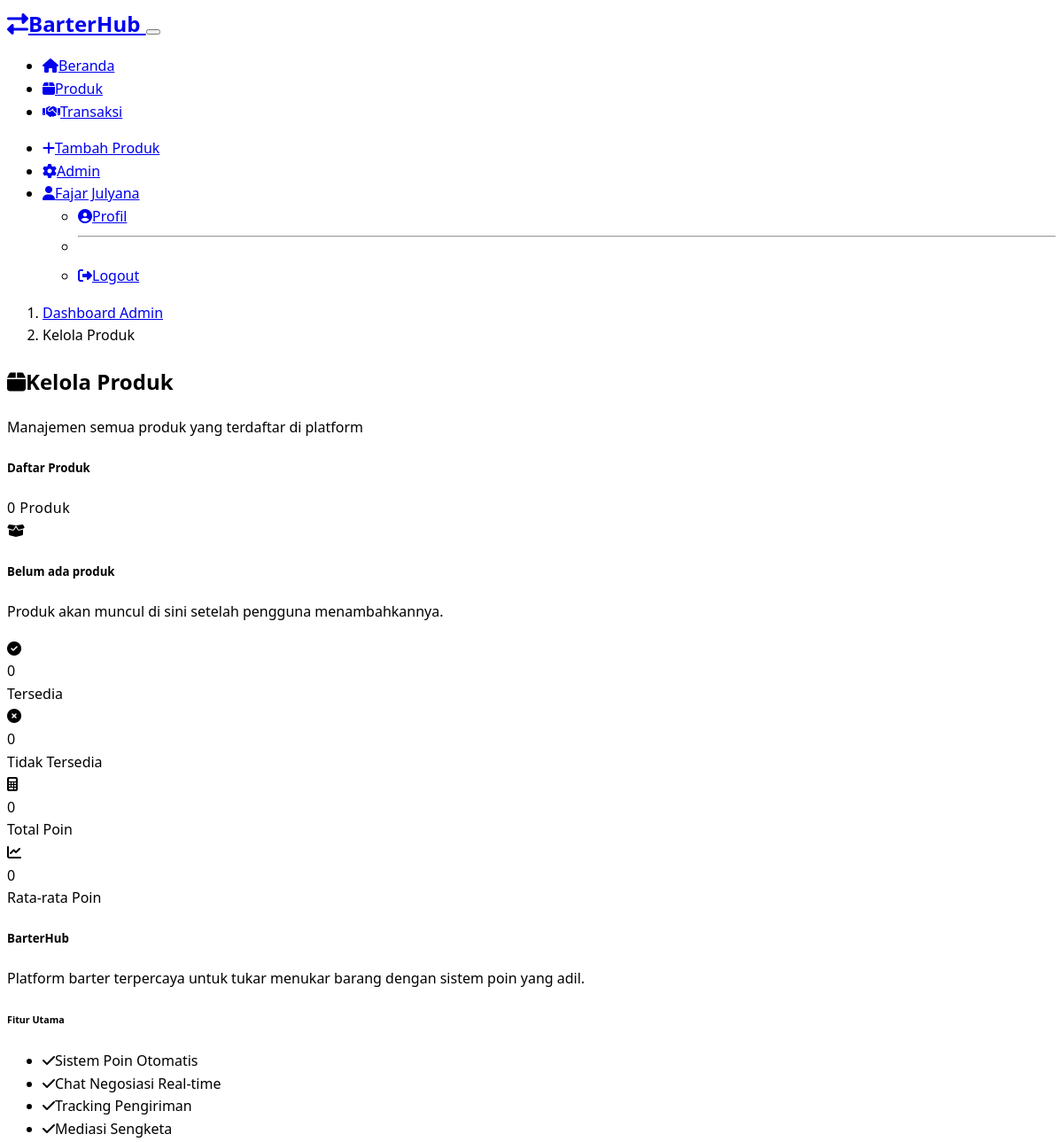
/admin/products (signed in, upper part), run on an earlier commit of the app's database.
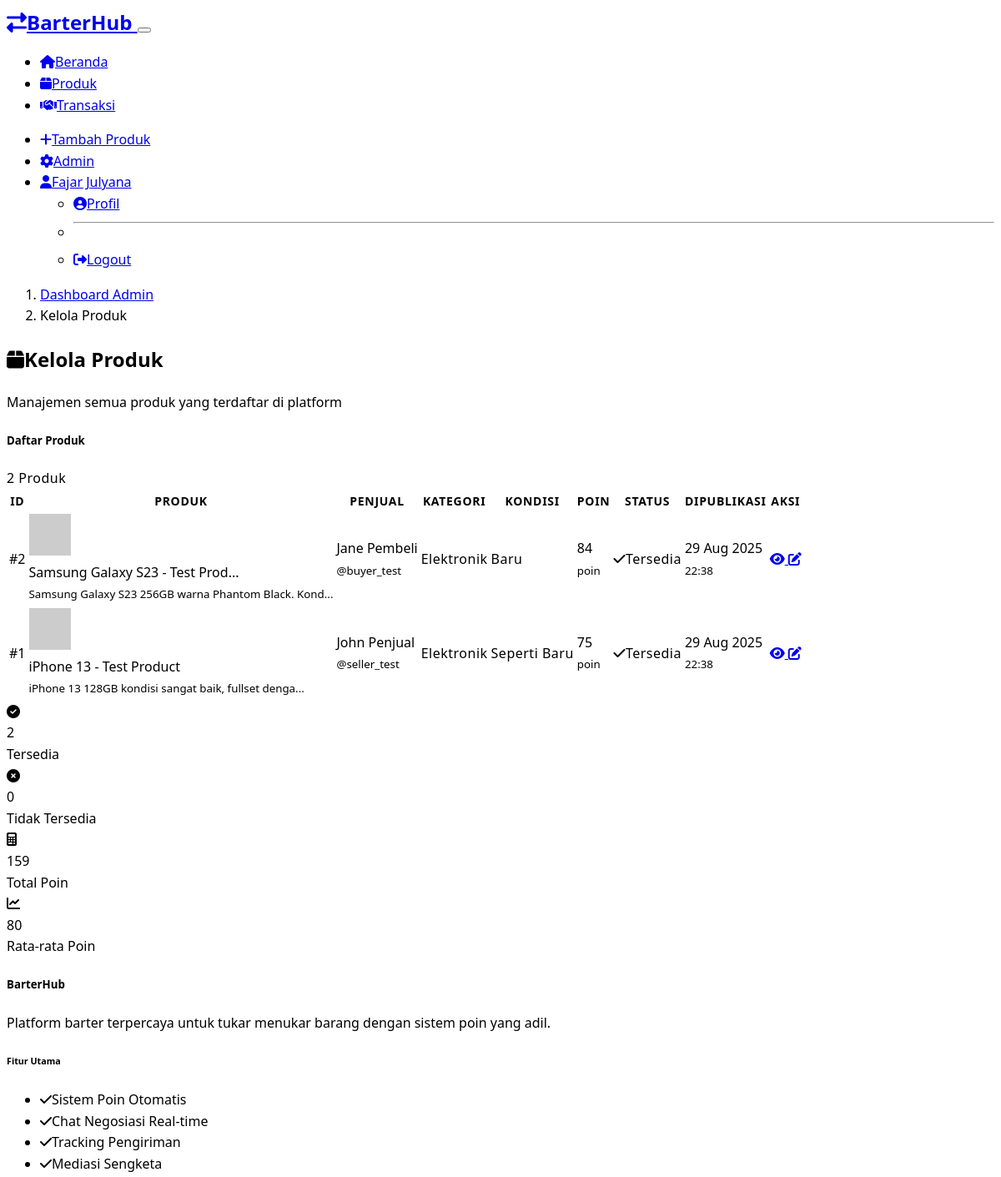
And on a later commit of the database.
### models.py (models this page shows, shortened)
class Product(db.Model):
    __tablename__ = 'products'
    id = db.Column(db.Integer, primary_key=True)
    user_id = db.Column(db.Integer, db.ForeignKey('users.id'), nullable=False)
    category_id = db.Column(db.Integer, db.ForeignKey('categories.id'), nullable=False)
    title = db.Column(db.String(200), nullable=False)
    description = db.Column(db.Text, nullable=False)
    condition = db.Column(db.String(20), nullable=False)  # New, Like New, Good, Fair, Poor
    desired_items = db.Column(db.Text, nullable=False)  # What user wants to trade for
    utility_score = db.Column(db.Integer, default=5)
    scarcity_score = db.Column(db.Integer, default=5)
    durability_score = db.Column(db.Integer, default=5)
    portability_score = db.Column(db.Integer, default=5)
    seasonal_score = db.Column(db.Integer, default=5)
    total_points = db.Column(db.Integer, default=0)
    is_available = db.Column(db.Boolean, default=True)
    created_at = db.Column(db.DateTime, default=datetime.utcnow)
    updated_at = db.Column(db.DateTime, default=datetime.utcnow, onupdate=datetime.utcnow)
    images = db.relationship('ProductImage', backref='product', lazy='dynamic', cascade='all, delete-orphan')
    offers_received = db.relationship('TransactionOffer', backref='product', lazy='dynamic')
    def get_main_image(self):
        image = self.images.filter_by(is_main=True).first()
        if not image:
            image = self.images.first()
        return image.filename if image else 'default-product.jpg'

class User(UserMixin, db.Model):
    __tablename__ = 'users'
    id = db.Column(db.Integer, primary_key=True)
    username = db.Column(db.String(80), unique=True, nullable=False)
    email = db.Column(db.String(120), unique=True, nullable=False)
    password_hash = db.Column(db.String(256), nullable=False)
    role = db.Column(db.String(20), nullable=False, default='pembeli')  # penjual, pembeli, admin
    full_name = db.Column(db.String(100), nullable=False)
    phone = db.Column(db.String(20))
    address = db.Column(db.Text)
    kode_pos = db.Column(db.String(10))
    is_active = db.Column(db.Boolean, default=True)
    is_banned = db.Column(db.Boolean, default=False)
    ban_reason = db.Column(db.Text)
    banned_at = db.Column(db.DateTime)
    banned_by = db.Column(db.Integer, db.ForeignKey('users.id'))
    violation_count = db.Column(db.Integer, default=0)
    created_at = db.Column(db.DateTime, default=datetime.utcnow)
    updated_at = db.Column(db.DateTime, default=datetime.utcnow, onupdate=datetime.utcnow)
    products = db.relationship('Product', backref='owner', lazy='dynamic', foreign_keys='Product.user_id')
    sent_messages = db.relationship('ChatMessage', foreign_keys='ChatMessage.sender_id', backref='sender', lazy='dynamic')
    transactions_as_seller = db.relationship('Transaction', foreign_keys='Transaction.seller_id', backref='seller', lazy='dynamic')
    transactions_as_buyer = db.relationship('Transaction', foreign_keys='Transaction.buyer_id', backref='buyer', lazy='dynamic')
    reports_made = db.relationship('Report', foreign_keys='Report.reporter_id', backref='reporter', lazy='dynamic')
    reports_received = db.relationship('Report', foreign_keys='Report.reported_user_id', backref='reported_user', lazy='dynamic')
    def is_admin(self):
        return self.role == 'admin'

class Category(db.Model):
    __tablename__ = 'categories'
    id = db.Column(db.Integer, primary_key=True)
    name = db.Column(db.String(100), unique=True, nullable=False)
    description = db.Column(db.Text)
    created_at = db.Column(db.DateTime, default=datetime.utcnow)
    products = db.relationship('Product', backref='category', lazy='dynamic')

### routes.py (the view)
@admin.route('/products')
def admin_products():
    page = request.args.get('page', 1, type=int)
    products_pagination = Product.query.order_by(Product.created_at.desc()).paginate(
        page=page, per_page=20, error_out=False
    )
    return render_template('admin/products.html',
                         products=products_pagination.items,
                         pagination=products_pagination)

### routes.py (called while the page is built)
@admin.before_request
@login_required
def require_admin():
    if not current_user.is_admin():
        flash('Akses ditolak. Hanya admin yang dapat mengakses halaman ini.', 'error')
        return redirect(url_for('main.index'))

### templates/admin/products.html (shortened to what the changed rows need)
{% extends "base.html" %}
{% block content %}
<div class="container py-4">
    <div class="row mb-4">
        <div class="col">
            <h2>
                <i class="fas fa-box text-primary me-2"></i>Kelola Produk
            </h2>
        </div>
    </div>
    <div class="card border-0 shadow-sm">
        <div class="card-header">
            <div class="d-flex justify-content-between align-items-center">
                <h5 class="mb-0">Daftar Produk</h5>
                <span class="badge bg-primary">{{ pagination.total }} Produk</span>
            </div>
        </div>
        <div class="card-body p-0">
            {% if products %}
            <div class="table-responsive">
                <table class="table table-hover mb-0">
                    <thead class="table-light">
                        <tr>
                            <th>ID</th>
                            <th>Produk</th>
                            <th>Penjual</th>
                            <th>Kategori</th>
                            <th>Kondisi</th>
                            <th>Poin</th>
                            <th>Status</th>
                            <th>Dipublikasi</th>
                            <th>Aksi</th>
                        </tr>
                    </thead>
                    <tbody>
                        {% for product in products %}
                        <tr>
                            <td class="fw-bold">#{{ product.id }}</td>
                            <td>
                                <div class="d-flex align-items-center">
                                    <div class="me-3">
                                        <img src="{{ url_for('static', filename='uploads/products/' + product.get_main_image()) }}"
                                             class="rounded" style="width: 50px; height: 50px; object-fit: cover;"
                                             alt="{{ product.title }}"
                                             onerror="this.src='https://via.placeholder.com/50x50?text=No+Image'">
                                    </div>
                                    <div>
                                        <div class="fw-semibold">{{ product.title[:30] }}{% if product.title|length > 30 %}...{% endif %}</div>
                                        <small class="text-muted">{{ product.description[:50] }}...</small>
                                    </div>
                                </div>
                            </td>
                            <td>
                                <div class="fw-semibold">{{ product.owner.full_name }}</div>
                                <small class="text-muted">@{{ product.owner.username }}</small>
                            </td>
                            <td>
                                <span class="badge bg-info">{{ product.category.name }}</span>
                            </td>
                            <td>
                                {% if product.condition == 'New' %}
                                    <span class="badge bg-success">Baru</span>
                                {% elif product.condition == 'Like New' %}
                                    <span class="badge bg-primary">Seperti Baru</span>
                                {% elif product.condition == 'Good' %}
                                    <span class="badge bg-warning">Baik</span>
                                {% elif product.condition == 'Fair' %}
                                    <span class="badge bg-secondary">Cukup</span>
                                {% else %}
                                    <span class="badge bg-danger">Buruk</span>
                                {% endif %}
                            </td>
                            <td>
                                <div class="fw-bold text-primary">{{ product.total_points }}</div>
                                <small class="text-muted">poin</small>
                            </td>
                            <td>
                                {% if product.is_available %}
                                    <span class="badge bg-success">
                                        <i class="fas fa-check me-1"></i>Tersedia
                                    </span>
                                {% else %}
                                    <span class="badge bg-secondary">
                                        <i class="fas fa-times me-1"></i>Tidak Tersedia
                                    </span>
                                {% endif %}
                            </td>
                            <td>
                                <div>{{ product.created_at.strftime('%d %b %Y') }}</div>
                                <small class="text-muted">{{ product.created_at.strftime('%H:%M') }}</small>
                            </td>
                            <td>
                                <div class="btn-group btn-group-sm" role="group">
                                    <a href="{{ url_for('products.detail', id=product.id) }}"
                                       class="btn btn-outline-primary" title="Lihat Detail">
                                        <i class="fas fa-eye"></i>
                                    </a>
                                    <a href="{{ url_for('products.edit', id=product.id) }}"
                                       class="btn btn-outline-warning" title="Edit">
                                        <i class="fas fa-edit"></i>
                                    </a>
                                </div>
                            </td>
                        </tr>
                        {% endfor %}
                    </tbody>
                </table>
            </div>
            {% else %}
            <div class="text-center py-5">
                <i class="fas fa-box-open fs-1 text-muted mb-3"></i>
                <h5 class="text-muted">Belum ada produk</h5>
                <p class="text-muted">Produk akan muncul di sini setelah pengguna menambahkannya.</p>
            </div>
            {% endif %}
        </div>
    </div>
    <div class="row g-4 mt-4">
        <div class="col-lg-3 col-md-6">
            <div class="card border-0 shadow-sm bg-success text-white">
                <div class="card-body text-center">
                    <i class="fas fa-check-circle fs-2 mb-2"></i>
                    <div class="h4">{{ products|selectattr('is_available', 'equalto', true)|list|length }}</div>
                    <div class="small opacity-75">Tersedia</div>
                </div>
            </div>
        </div>
        <div class="col-lg-3 col-md-6">
            <div class="card border-0 shadow-sm bg-primary text-white">
                <div class="card-body text-center">
                    <i class="fas fa-calculator fs-2 mb-2"></i>
                    {% set total_points = products|sum(attribute='total_points') %}
                    <div class="h4">{{ total_points }}</div>
                    <div class="small opacity-75">Total Poin</div>
                </div>
            </div>
        </div>
        <div class="col-lg-3 col-md-6">
            <div class="card border-0 shadow-sm bg-info text-white">
                <div class="card-body text-center">
                    <i class="fas fa-chart-line fs-2 mb-2"></i>
                    {% if products %}
                    <div class="h4">{{ (total_points / products|length)|round|int }}</div>
                    {% else %}
                    <div class="h4">0</div>
                    {% endif %}
                    <div class="small opacity-75">Rata-rata Poin</div>
                </div>
            </div>
        </div>
    </div>
</div>
{% endblock %}

What changed in the data, as far as the page shows it:
added Product: id "2", title "Samsung Galaxy S23 - Test Prod", description "Samsung Galaxy S23 256GB warna Phantom Black. Kond", owner.full_name "Jane Pembeli", owner.username "buyer_test", category.name "Elektronik", condition "Baru", total_points "84", is_available True (drawn), created_at "29 Aug 2025", created_at "22:38"
added Product: id "1", title "iPhone 13 - Test Product", description "iPhone 13 128GB kondisi sangat baik, fullset denga", owner.full_name "John Penjual", owner.username "seller_test", category.name "Elektronik", condition "Seperti Baru", total_points "75", is_available True (drawn), created_at "29 Aug 2025", created_at "22:38"
Also different on the page:
{{ pagination.total }}: "0" → "2"
{{ products|selectattr('is_available', 'equalto', true)|list|length }}: "0" → "2"
{{ total_points }}: "0" → "159"
{{ (total_points / products|length)|round|int }}: (not shown) → "80"
text no longer shown: "Belum ada produk Produk akan muncul di sini setelah pengguna menambahkannya. 0"
text now shown: "ID PRODUK PENJUAL KATEGORI KONDISI POIN STATUS DIPUBLIKASI AKSI"
